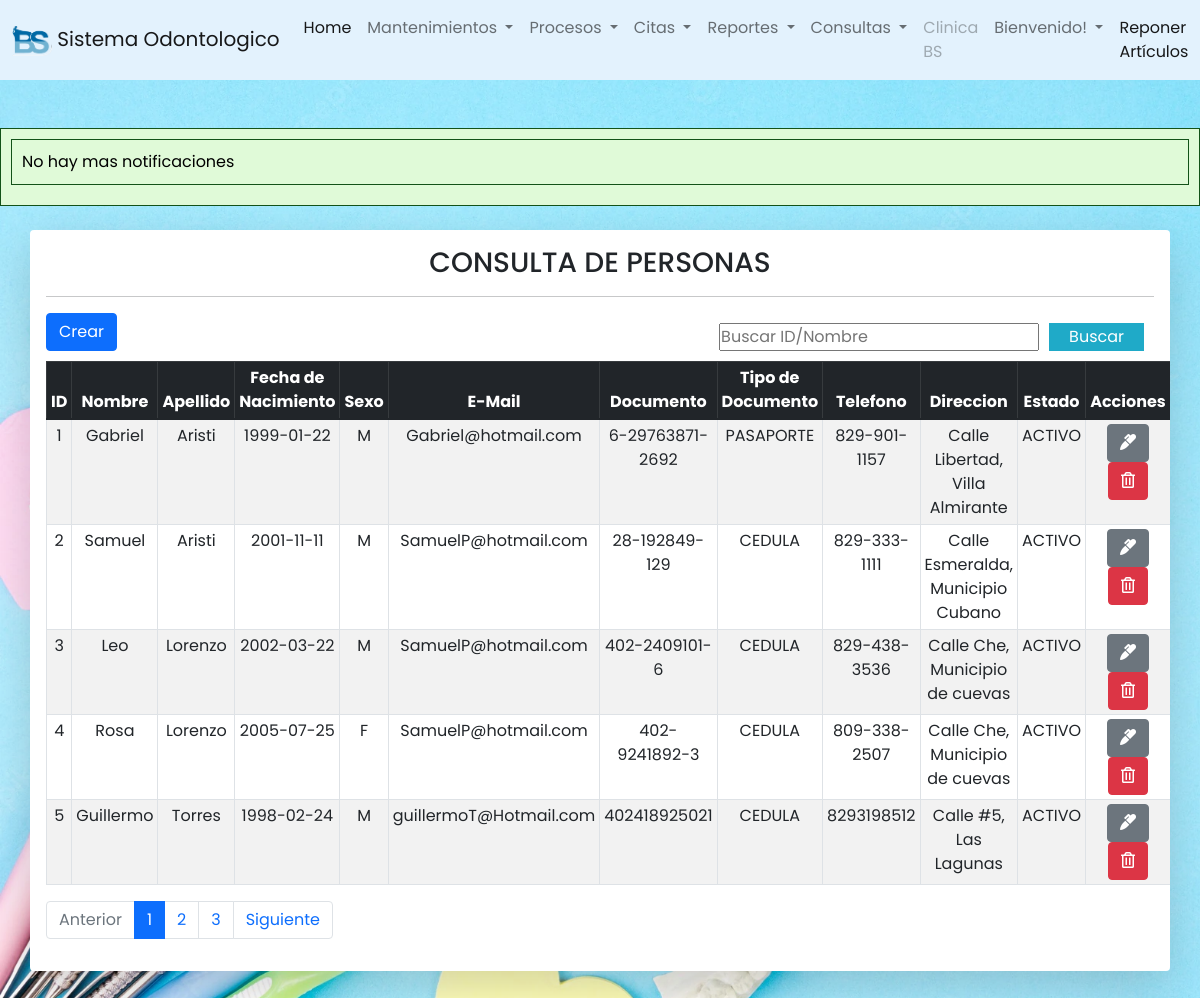
/odontologia/persona/consulta_persona.php, run on the app's committed database.
### tables this page shows
CREATE TABLE `persona` (
  `id_per` int(11) NOT NULL,
  `nom_per` varchar(50) DEFAULT NULL,
  `ape_per` int(11) DEFAULT NULL,
  `fec_nac` date DEFAULT NULL,
  `sex_per` char(1) DEFAULT NULL,
  `datos` int(11) DEFAULT NULL,
  `status` int(11) DEFAULT NULL
);

CREATE TABLE `apellidos` (
  `id_ape` int(11) NOT NULL,
  `apellido` varchar(50) NOT NULL
);

CREATE TABLE `email` (
  `id_email` int(11) NOT NULL,
  `email` varchar(100) DEFAULT NULL
);

CREATE TABLE `documentos` (
  `id_docu` int(11) NOT NULL,
  `tip_docu` int(11) DEFAULT NULL,
  `num_docu` char(200) DEFAULT NULL
);

CREATE TABLE `tip_documento` (
  `id_tip` int(11) NOT NULL,
  `tip_docu` varchar(90) DEFAULT NULL
);

CREATE TABLE `telefono` (
  `id_telf` int(11) NOT NULL,
  `tip_telf` int(11) DEFAULT NULL,
  `n_telf` char(90) DEFAULT NULL
);

CREATE TABLE `estados` (
  `id_status` int(11) NOT NULL,
  `des_status` varchar(50) DEFAULT NULL
);

### odontologia/persona/consulta_persona.php (the view, shortened to what this page needs)
<?php
include ("../conexion.php");
?>
<?php include("../includes/header.php")?>
<?php include("../includes/footer.php")?>
<head>
  <link rel="stylesheet" href="../CSS/styl.css">
</head>
<div class="container table-responsive container-sm mt-4 shadow-lg p-3 mb-5 bg-body rounded">
  <center><h3>CONSULTA DE PERSONAS</h3></center>
<hr class="divider">
  <button id="crear" type="button" class="btn btn-primary" data-bs-toggle="modal"
    data-bs-target="#modalpersona">Crear</button>
  <form action="buscar_persona.php" class="buscador" method="get">
    <input type="text" name="busqueda" id="busqueda" placeholder="Buscar ID/Nombre">
    <input type="submit" value="Buscar" class="btn_search">
  </form>
  <table id="tabladirecciones" class="table table-sm aling-middle table-hover table-secundary mt-2 table-bordered table-striped">
  <thead class="table-dark">
      <tr class="text-center">
        <th>ID</th>
        <th>Nombre</th>
        <th>Apellido</th>
        <th>Fecha de Nacimiento</th>
        <th>Sexo</th>
        <th>E-Mail</th>
        <th>Documento</th>
        <th>Tipo de Documento</th>
        <th>Telefono</th>
        <th>Direccion</th>
        <th>Estado</th>
        <th>Acciones</th>
      </tr>
    </thead>
    <tbody class="text-center">
      <?php
      $sql_registe = mysqli_query($conexion, "SELECT COUNT(*) as total_registro From persona WHERE status = 1 ");
      $result_register = mysqli_fetch_array($sql_registe);
      $total_registro = $result_register['total_registro'];
      $por_pagina = 5;
      if(empty($_GET['pagina'])){
        $pagina = 1;
      }
      else{
        $pagina = $_GET['pagina'];
      }
      $desde = ($pagina-1) * $por_pagina;
       $total_paginas = ceil($total_registro/$por_pagina);
        $query = "SELECT st.des_status Estado, p.id_per, p.nom_per, p.fec_nac, p.sex_per,
          a.apellido,e.email, d.num_docu, t.tip_docu, tl.n_telf, dr.id_dir, CONCAT(c.nom_calle,', ', m.nom_mun) Direccion
          FROM persona AS p
          LEFT JOIN apellidos AS a ON p.ape_per = a.id_ape LEFT JOIN datos AS dt
          ON p.datos = dt.id_datos LEFT JOIN email AS e ON dt.email = e.id_email LEFT JOIN documentos as d on
          dt.dat_docu = d.id_docu LEFT JOIN  tip_documento as t on d.tip_docu = t.id_tip LEFT JOIN telefono as tl on dt.dat_telf = tl.id_telf
          LEFT JOIN direccion as dr on dt.dat_dir = dr.id_dir LEFT JOIN calles as c on dr.calle = c.id_calle LEFT JOIN municipio as m
        on c.id_mun = m.id_mun inner join estados st on p.status=st.id_status ORDER BY p.id_per ASC LIMIT $desde, $por_pagina";
        $result_task = mysqli_query($conexion, $query);
        while($row = mysqli_fetch_array($result_task)){?>
          <tr>
        <td>
          <?php echo $row['id_per'] ?>
        </td>
        <td>
          <?php echo $row['nom_per'] ?>
        </td>
        <td>
          <?php echo $row['apellido'] ?>
        </td>
        <td>
          <?php echo $row['fec_nac'] ?>
        </td>
        <td>
          <?php echo $row['sex_per'] ?>
        </td>
        <td>
          <?php echo $row['email'] ?>
        </td>
        <td>
          <?php echo $row['num_docu'] ?>
        </td>
        <td>
          <?php echo $row['tip_docu'] ?>
        </td>
        <td>
          <?php echo $row['n_telf'] ?>
        </td>
        <td>
          <?php echo $row['Direccion'] ?>
        </td>
        <td><?php echo $row['Estado'] ?></td>
        <td>
          <a href="editarpersona.php?id=<?php echo $row['id_per']?>" class="btn btn-secondary">
            <i class="fas fa-marker"></i>
          </a>
          <a href="eliminarpersona.php?id=<?php echo $row['id_per']?>" class="btn btn-danger">
            <i class="far fa-trash-alt"></i>
          </a>
        </td>
      </tr>
      <?php }?>
    </tbody>
  </table>
  <nav aria-label="Page navigation example">
          <ul class="pagination">
          <li class="page-item <?php echo $pagina <= 1 ? 'disabled' : '' ?>"><a class="page-link" href="?pagina=<?php echo $pagina-1;?>">Anterior</a></li>
          <?php
          for($i=1; $i<=$total_paginas; $i++):?>
            <li class="page-item <?php echo $pagina == $i ? 'active' : '' ?>"><a class="page-link" href="?pagina=<?php echo $i;?>"><?php echo $i?></a></li>
          <?php endfor ?>
          <li class="page-item <?php echo $pagina >= $total_paginas ? 'disabled' : '' ?>">
          <a class="page-link"  href="?pagina=<?php echo $pagina+1;?>">Siguiente</a></li>
          </ul>
        </nav>
</div>

### odontologia/CSS/styl.css (style rules this page uses)
* { margin: 0; padding: 0; user-select: none; box-sizing: border-box; font-family: 'Poppins', sans-serif; }
body { margin: 0; background-image: url('fondo\ menu.webp'); background-size: cover; background-attachment: fixed; }

### odontologia/includes/ejecutar_procedimiento.php (style rules this page uses)
body { background-color: #f0f0f0; font-family: Arial, sans-serif; color: #333; margin: 0; padding: 0; }

### odontologia/persona/consulta_persona.php (style rules this page uses)
.buscador { display: -webkit-flex; display: -moz-flex; display: -ms-flex; display: -o-flex; display: flex; float: right; background: initial; padding: 10px; border-radius: 10px; }
.buscador .btn_search { background: #1faac8; color: #fff; padding: 0 20px; border: 0; cursor: pointer; margin-left: 10px; }

### data on the page
persona: id_per "1", nom_per "Gabriel", ape_per.apellido "Aristi", fec_nac "1999-01-22", sex_per "M", email.email "Gabriel@hotmail.com", documentos.num_docu "6-29763871-2692", tip_documento.tip_docu "PASAPORTE", telefono.n_telf "829-901-1157", Direccion "Calle Libertad, Villa Almirante", status.des_status "ACTIVO"
persona: id_per "2", nom_per "Samuel", ape_per.apellido "Aristi", fec_nac "2001-11-11", sex_per "M", email.email "SamuelP@hotmail.com", documentos.num_docu "28-192849-129", tip_documento.tip_docu "CEDULA", telefono.n_telf "829-333-1111", Direccion "Calle Esmeralda, Municipio Cubano", status.des_status "ACTIVO"
persona: id_per "3", nom_per "Leo", ape_per.apellido "Lorenzo", fec_nac "2002-03-22", sex_per "M", email.email "SamuelP@hotmail.com", documentos.num_docu "402-2409101-6", tip_documento.tip_docu "CEDULA", telefono.n_telf "829-438-3536", Direccion "Calle Che, Municipio de cuevas", status.des_status "ACTIVO"
persona: id_per "4", nom_per "Rosa", ape_per.apellido "Lorenzo", fec_nac "2005-07-25", sex_per "F", email.email "SamuelP@hotmail.com", documentos.num_docu "402-9241892-3", tip_documento.tip_docu "CEDULA", telefono.n_telf "809-338-2507", Direccion "Calle Che, Municipio de cuevas", status.des_status "ACTIVO"
persona: id_per "5", nom_per "Guillermo", ape_per.apellido "Torres", fec_nac "1998-02-24", sex_per "M", email.email "guillermoT@Hotmail.com", documentos.num_docu "402418925021", tip_documento.tip_docu "CEDULA", telefono.n_telf "8293198512", Direccion "Calle #5, Las Lagunas", status.des_status "ACTIVO"
